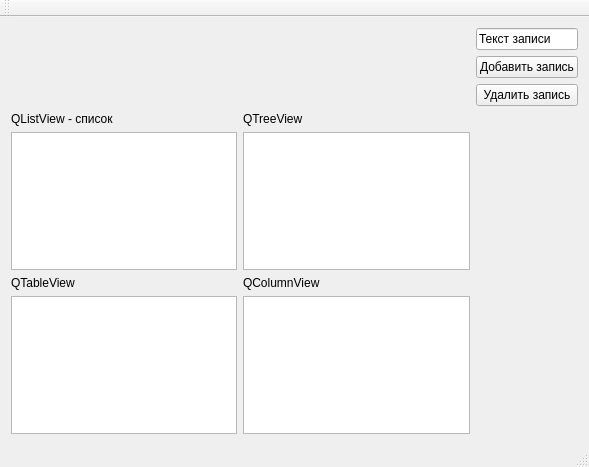
<?xml version="1.0" encoding="UTF-8"?>
<ui version="4.0">
 <class>MainWindow</class>
 <widget class="QMainWindow" name="MainWindow">
  <property name="geometry">
   <rect>
    <x>0</x>
    <y>0</y>
    <width>589</width>
    <height>467</height>
   </rect>
  </property>
  <property name="windowTitle">
   <string>MainWindow</string>
  </property>
  <widget class="QWidget" name="centralWidget">
   <layout class="QGridLayout" name="gridLayout">
    <item row="0" column="5">
     <widget class="QLineEdit" name="lineEdit">
      <property name="text">
       <string>Текст записи</string>
      </property>
     </widget>
    </item>
    <item row="1" column="5">
     <widget class="QPushButton" name="addButton">
      <property name="text">
       <string>Добавить запись</string>
      </property>
     </widget>
    </item>
    <item row="2" column="5">
     <widget class="QPushButton" name="removeButton">
      <property name="text">
       <string>Удалить запись</string>
      </property>
     </widget>
    </item>
    <item row="3" column="1">
     <layout class="QVBoxLayout" name="verticalLayout">
      <property name="sizeConstraint">
       <enum>QLayout::SetMaximumSize</enum>
      </property>
      <item>
       <widget class="QLabel" name="label">
        <property name="text">
         <string>QListView - список</string>
        </property>
       </widget>
      </item>
      <item>
       <widget class="QListView" name="listView"/>
      </item>
     </layout>
    </item>
    <item row="3" column="2">
     <layout class="QVBoxLayout" name="verticalLayout_2">
      <item>
       <widget class="QLabel" name="label_2">
        <property name="text">
         <string>QTreeView</string>
        </property>
       </widget>
      </item>
      <item>
       <widget class="QTreeView" name="treeView"/>
      </item>
     </layout>
    </item>
    <item row="4" column="2">
     <layout class="QVBoxLayout" name="verticalLayout_4">
      <item>
       <widget class="QLabel" name="label_4">
        <property name="text">
         <string>QColumnView</string>
        </property>
       </widget>
      </item>
      <item>
       <widget class="QColumnView" name="columnView"/>
      </item>
     </layout>
    </item>
    <item row="4" column="1">
     <layout class="QVBoxLayout" name="verticalLayout_3">
      <item>
       <widget class="QLabel" name="label_3">
        <property name="text">
         <string>QTableView</string>
        </property>
       </widget>
      </item>
      <item>
       <widget class="QTableView" name="tableView">
        <property name="font">
         <font>
          <family>Verdana</family>
          <pointsize>11</pointsize>
          <weight>75</weight>
          <bold>true</bold>
         </font>
        </property>
        <property name="showGrid">
         <bool>true</bool>
        </property>
       </widget>
      </item>
     </layout>
    </item>
   </layout>
  </widget>
  <widget class="QMenuBar" name="menuBar">
   <property name="geometry">
    <rect>
     <x>0</x>
     <y>0</y>
     <width>589</width>
     <height>21</height>
    </rect>
   </property>
  </widget>
  <widget class="QToolBar" name="mainToolBar">
   <attribute name="toolBarArea">
    <enum>TopToolBarArea</enum>
   </attribute>
   <attribute name="toolBarBreak">
    <bool>false</bool>
   </attribute>
  </widget>
  <widget class="QStatusBar" name="statusBar"/>
 </widget>
 <layoutdefault spacing="6" margin="11"/>
 <resources/>
 <connections/>
</ui>
